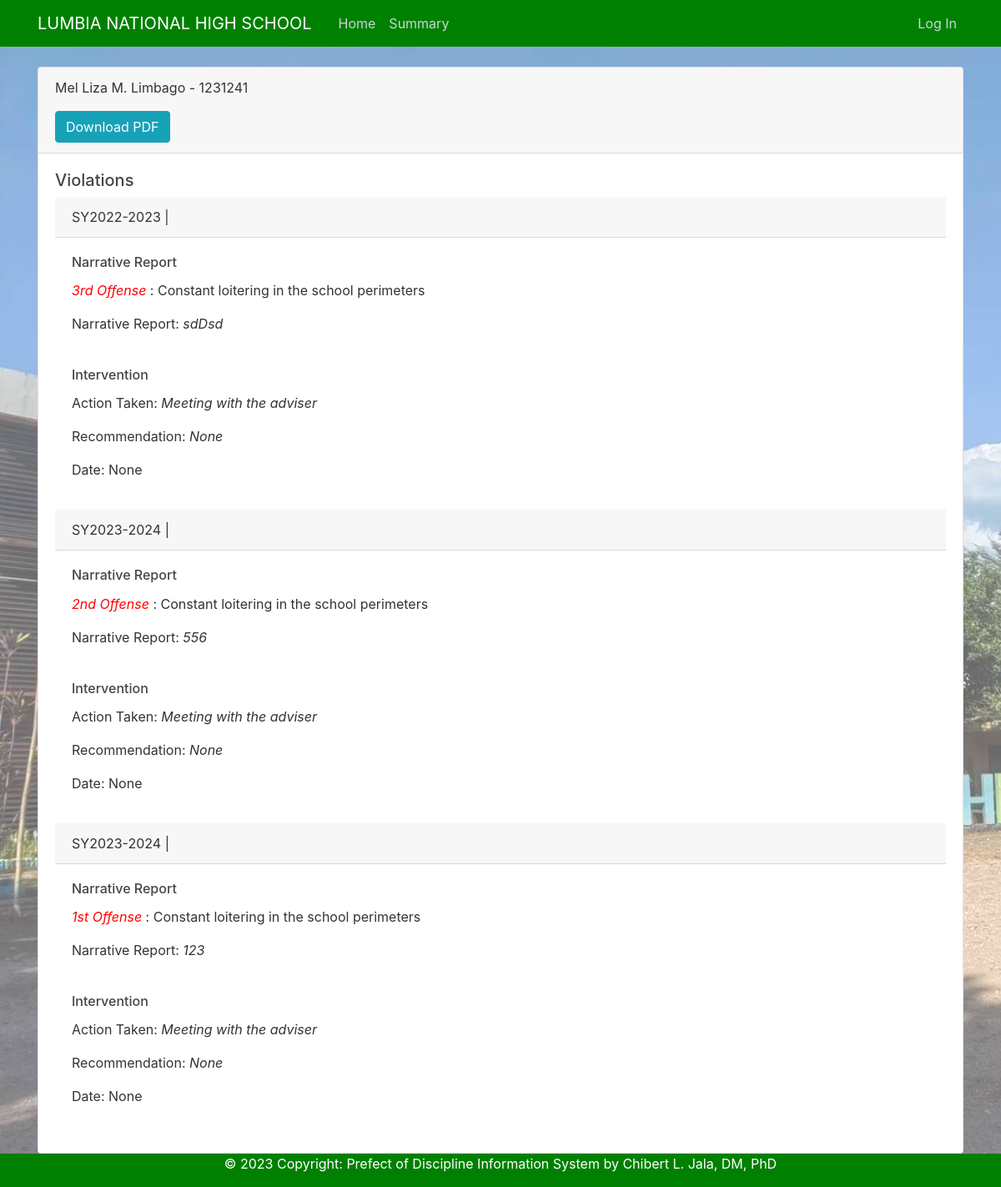
Screenshot of /student/1/ with the database file from the repository.
### disciplinetracking/models.py (models this page shows, shortened)
class Student(models.Model):
    lrn = models.IntegerField(unique=True)
    name = models.CharField(max_length=255)
    birthday = models.DateField(blank=True, null=True)
    date_posted = models.DateTimeField(auto_now_add=True)
    created_by = models.ForeignKey(User, on_delete=models.RESTRICT)

class Violation(models.Model):
    student = models.ForeignKey(Student, on_delete=models.CASCADE)
    violation_number = models.PositiveIntegerField(null=True, blank=True,default=1)
    selected_offense = models.CharField(max_length=300, choices=Offense_Choices, default='Offense1')
    custom_description = models.CharField(max_length=300, blank=True, null=True)
    narrative_report = models.CharField(max_length=300)
    school_year = models.CharField(max_length=15, choices=SchoolYear_Choices, default='2023-2024')
    pictures = models.ImageField(upload_to='violations', null=True,blank=True)
    date_committed = models.DateTimeField(default=timezone.now,null=True)
    created_by = models.ForeignKey(User, on_delete=models.RESTRICT)
    intervention_date = models.DateTimeField(null=True, blank=True)
    action_taken = models.TextField(max_length=100,choices=action_taken, default="Meeting with the adviser")
    recommendation = models.CharField(max_length=300,null=True, blank=True)

### disciplinetracking/views.py (the view)
# urls.py: path('student/<int:pk>/',StudentViolationsView.as_view(), name='disciplinetracking-list'),
class StudentViolationsView(DetailView):
	model = Student
	template_name = 'disciplinetracking/list_violation_view.html'
	context_object_name = 'student'
	paginate_by = 5
	def get_context_data(self, **kwargs):
		context = super().get_context_data(**kwargs)
		context['violations'] = Violation.objects.filter(
			student=self.kwargs['pk']
		).order_by('-violation_number')
		return context

### disciplinetracking/templates/disciplinetracking/list_violation_view.html (shortened to what this page needs)
{% extends "disciplinetracking/base.html" %}
{% block content %}
  <div class="card" id="card">
    <div class="card-header">
      <p style="text-transform:capitalize;">{{ student.name }} - {{ student.lrn }}</p>
      <a class="btn btn-info" href="{% url 'download_pdf' student.id %}">Download PDF</a>
    </div>
    <div class="card-body">
      <h5 class="">Violations</h5>
      {% for violation in violations %}
      <div class="card-header">
        SY{{ violation.school_year }} | {{ violation.date_posted }}
      </div>
        <div class="card-body">
          <h6 class="card-title">Narrative Report</h6>
          <p class="card-text"><span class="text-muted"><i id="violation-offense">
            {% if violation.violation_number == 1 %}
           {{ violation.violation_number }}st Offense
            {% elif violation.violation_number == 2 %}
            {{ violation.violation_number }}nd Offense
            {% elif violation.violation_number == 3 %}
            {{ violation.violation_number }}rd Offense
            {% else %}
            {{ violation.violation_number }}th Offense
            {% endif %}</i></span>
            :
            {% if violation.selected_offense == 'Others' %}
            {{ violation.custom_description }}
            {% else %}
            {{ violation.get_selected_offense_display }}
            {% endif %}
             </p>
             <p class="card-text">Narrative Report: <i>{{ violation.narrative_report }}</i></p>
        </div>
        <div class="card-body">
          <h6 class="card-title">Intervention</h6>
          <p class="card-text">Action Taken: <i>{{ violation.action_taken }}</i></p>
            <p class="card-text">Recommendation: <i>{{ violation.recommendation }}</i> </p>
            <p class="card-text">Date: {{ violation.intervention_date }}</p>
        </div>
      {% endfor %}
    </div></div>
{% endblock %}

### disciplinetracking/static/disciplinetracking/main.css (style rules this page uses)
body { color: #333333; margin-top: 5rem; position:relative; }
body::before { background-image: url('../../media/lumbia_background.jpg'); background-repeat: repeat; background-attachment: fixed; background-size: cover; content: ''; position: fixed; top: 0; left: 0; width: 100%; height: 100%; z-index: -1; background-size: cover; opacity: 0.6; }
#violation-offense { color: red; }
#card { position:relative; }
#card::before { background-color: white; opacity: 0.6; }
h1, h2, h3, h4, h5, h6 { color: #444444; }

### rows the page displays
Student: name "Mel Liza M. Limbago", lrn "1231241"
Violation: school_year "2022-2023", violation_number "3", selected_offense "Constant loitering in the school perimeters", narrative_report "sdDsd", action_taken "Meeting with the adviser", recommendation "None", intervention_date "None"
Violation: school_year "2023-2024", violation_number "2", selected_offense "Constant loitering in the school perimeters", narrative_report "556", action_taken "Meeting with the adviser", recommendation "None", intervention_date "None"
Violation: school_year "2023-2024", violation_number "1", selected_offense "Constant loitering in the school perimeters", narrative_report "123", action_taken "Meeting with the adviser", recommendation "None", intervention_date "None"
